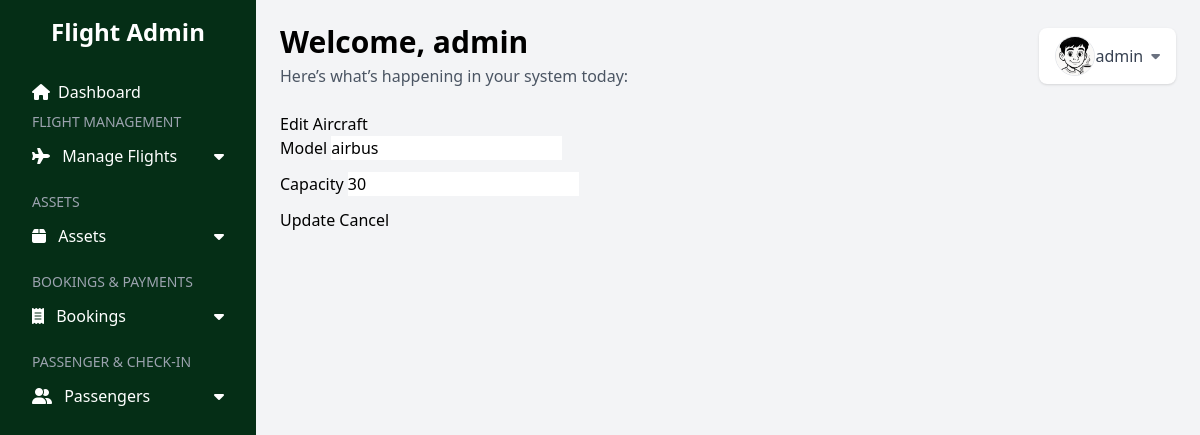
Screenshot of /aircraft/edit/1 (signed in) with the database file from the repository.
### web/models.py (models this page shows)
class User(db.Model, UserMixin):
    id = db.Column(db.Integer, primary_key=True)
    username = db.Column(db.String(225), unique=True, nullable=False)
    password = db.Column(db.String(225), nullable=False)
    profile_image = db.Column(db.String(255), nullable=True, default='default.png')  # default image

class Aircraft(db.Model):
    __tablename__ = 'aircraft'
    id = db.Column(db.Integer, primary_key=True)
    model = db.Column(db.String(100), nullable=False)
    type = db.Column(db.String(20), nullable=False)  # NEW: "Domestic" or "International"
    capacity = db.Column(db.Integer, nullable=False)
    airline_id = db.Column(db.Integer, db.ForeignKey('airline.id'), nullable=False)
    airline = db.relationship('Airline', back_populates='aircraft')
    flights = db.relationship('Flight', back_populates='aircraft')

### web/views.py (the view)
@views.route('/aircraft/edit/<int:id>', methods=['GET', 'POST'])
@login_required
def edit_aircraft(id):
    aircraft = Aircraft.query.get_or_404(id)
    airlines = Airline.query.all()
    if request.method == 'POST':
        aircraft.model = request.form['model']
        aircraft.capacity = request.form['capacity']
        aircraft.airline_id = request.form['airline_id']
        db.session.commit()
        return redirect(url_for('views.aircraft'))
    return render_template('assets/edit_aircraft.html', aircraft=aircraft, airlines=airlines)

### web/__init__.py (called while the page is built)
def create_app():
    app = Flask(__name__)
    app.config['SECRET_KEY'] = "secret_key"
    app.config['SQLALCHEMY_DATABASE_URI'] = f'sqlite:///{DB_NAME}'
    db.init_app(app)
    from .views import views
    from .auth import auth
    app.register_blueprint(views, url_prefix="/")
    app.register_blueprint(auth, url_prefix="/")
    from .models import User
    create_database(app)
    login_manager = LoginManager()
    login_manager.login_view = 'auth.login'
    login_manager.init_app(app)
    @login_manager.user_loader
    def load_user(id):
        return User.query.get(int(id))
    return app

### web/templates/assets/edit_aircraft.html
{% extends 'base.html' %}
{% block content %}
<h2>Edit Aircraft</h2>
<form method="POST">
    <div class="mb-3">
        <label for="model" class="form-label">Model</label>
        <input type="text" name="model" id="model" class="form-control" value="{{ aircraft.model }}" required>
    </div>
    <div class="mb-3">
        <label for="capacity" class="form-label">Capacity</label>
        <input type="number" name="capacity" id="capacity" class="form-control" value="{{ aircraft.capacity }}" required>
    </div>
    <button type="submit" class="btn btn-primary">Update</button>
    <a href="{{ url_for('views.aircraft') }}" class="btn btn-secondary">Cancel</a>
</form>
{% endblock %}

### web/templates/base.html (shortened to what this page needs)
<!DOCTYPE html>
<html lang="en">
<head>
  <script src="https://cdn.tailwindcss.com"></script>
  <link href="https://cdnjs.cloudflare.com/ajax/libs/font-awesome/6.4.0/css/all.min.css" rel="stylesheet">
</head>
<body class="h-screen bg-gray-100 flex">
  <nav class="w-64 bg-green-950 text-white flex flex-col p-4 fixed h-full overflow-y-auto">
    <h4 class="text-center text-2xl font-bold mb-6">Flight Admin</h4>
    <a href="{{ url_for('views.dashboard') }}" class="flex justify-between items-center py-2 px-4 hover:bg-gray-700 rounded">
      <span class="flex items-center">
        <i class="fas fa-home mr-2"></i> Dashboard
      </span>
    </a>
    <div class="text-sm uppercase text-gray-400 px-4 mb-1">Flight Management</div>
    <button class="w-full text-left px-4 py-2 hover:bg-gray-700 flex justify-between items-center" onclick="toggleMenu('flightMgmt')">
      <span><i class="fas fa-plane mr-2"></i> Manage Flights</span><i class="fas fa-caret-down"></i>
    </button>
    <div class="text-sm uppercase text-gray-400 px-4 mt-4 mb-1">Assets</div>
    <button class="w-full text-left px-4 py-2 hover:bg-gray-700 flex justify-between items-center" onclick="toggleMenu('assets')">
      <span><i class="fas fa-box mr-2"></i> Assets</span><i class="fas fa-caret-down"></i>
    </button>
    <div class="text-sm uppercase text-gray-400 px-4 mt-4 mb-1">Bookings & Payments</div>
    <button class="w-full text-left px-4 py-2 hover:bg-gray-700 flex justify-between items-center" onclick="toggleMenu('bookings')">
      <span><i class="fas fa-receipt mr-2"></i> Bookings</span><i class="fas fa-caret-down"></i>
    </button>
    <div class="text-sm uppercase text-gray-400 px-4 mt-4 mb-1">Passenger & Check-In</div>
    <button class="w-full text-left px-4 py-2 hover:bg-gray-700 flex justify-between items-center" onclick="toggleMenu('passenger')">
      <span><i class="fas fa-user-friends mr-2"></i> Passengers</span><i class="fas fa-caret-down"></i>
    </button>
  </nav>
  <main class="ml-64 p-6 w-full overflow-y-auto">
    <div class="mb-6 flex justify-between items-center">
      <div>
        <h1 class="text-3xl font-bold mb-1">Welcome, {{ current_user.username }}</h1>
        <p class="text-gray-600">Here’s what’s happening in your system today:</p>
      </div>
      <div class="relative">
        <button onclick="toggleMenu('profileMenu')" class="flex items-center bg-white px-4 py-2 rounded-lg shadow hover:shadow-md transition">
          <img src="{{ url_for('static', filename='uploads/' + current_user.profile_image) }}"
            class="w-10 h-10 rounded-full object-cover border" alt="Profile Image">
          <span class="text-gray-700 font-medium">{{ current_user.username }}</span>
          <i class="fas fa-caret-down ml-2 text-sm text-gray-500"></i>
        </button>
      </div>
    </div>
    {% block content %}
    {% endblock %}
  </main>
</body>
</html>

### rows the page displays
User: username "admin", profile_image (picture)
Aircraft: model "airbus", capacity "30"
